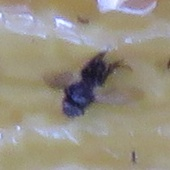
#> input picture olive_fly/IMG_0597 21 referencia.JPG, 170 x 170 px
$ python -i olive_fly_detector.py   (imports and definitions only)
#> lines starting #> are read from the running program, lines starting #| are printed output that depends on the picture; after the words box and inside, x2 and y2 are one past the last pixel; in counts of white or black regions, pixels touching at a corner belong together
#> further down, picture is the input picture: shape (170, 170, 3); mean B, G, R 129.4, 144.4, 151.2
import os
import glob

import cv2
import numpy as np
from skimage.measure import label
from skimage.feature import hog
from sklearn.ensemble import RandomForestClassifier
from sklearn.model_selection import train_test_split
from sklearn.metrics import classification_report, confusion_matrix
import joblib

_HERE = os.path.dirname(os.path.abspath(__file__))

POS_DIR = os.path.join(_HERE, "olive_fly")
NEG_DIR = os.path.join(_HERE, "not_olive_fly")
MODEL_PATH = os.path.join(_HERE, "olive_fly_model.joblib")

WORKING_SIZE = (160, 160)
HOG_CROP = (32, 32)
DECISION_THRESHOLD = 0.5

RANDOM_STATE = 42


def extract_foreground(img, kernel_size=9):
#> called with kernel_size = 9
    img_gray = cv2.cvtColor(img, cv2.COLOR_BGR2GRAY).astype(np.uint8)
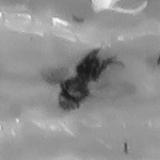
#> img_gray: shape (160, 160); min 22, max 247, mean 144.6

    _, img_bw = cv2.threshold(
        img_gray, -1, 255, cv2.THRESH_BINARY_INV + cv2.THRESH_OTSU
    )
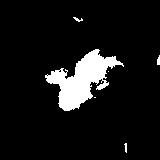
#> img_bw: shape (160, 160); 8.3% white; 6 white regions (2 under 20 px), largest, box (x1, y1, x2, y2) and area: (45, 49, 124, 111) 2063, (157, 55, 160, 65) 24, (73, 17, 83, 22) 23, (124, 143, 127, 153) 20

    kernel = np.ones((kernel_size, kernel_size))
    img_bw_cleaned = cv2.morphologyEx(img_bw, cv2.MORPH_CLOSE, kernel)
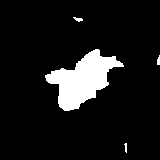
#> img_bw_cleaned: shape (160, 160); 9.3% white; 4 white regions, box (x1, y1, x2, y2) and area: (45, 49, 124, 111) 2316, (73, 17, 83, 22) 28, (157, 55, 160, 65) 24, (124, 143, 127, 153) 20

    labels = label(img_bw_cleaned)
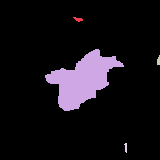
#> labels: shape (160, 160) int64; 5 distinct labels, from 0 to 4; one colour per label, 0 black
    label_of_largest_region = np.argmax(
        np.bincount(labels.flat, weights=img_bw_cleaned.flat)
    )
#> label_of_largest_region = 2
    largest_region = (labels == label_of_largest_region).astype(np.uint8)
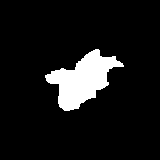
#> largest_region: shape (160, 160); values 0 (black) and 1 (white), 9% white; 1 white region
    return largest_region


def extract_features(img):
    img = cv2.resize(img, WORKING_SIZE, interpolation=cv2.INTER_LINEAR)
    mask = extract_foreground(img)
    gray = cv2.cvtColor(img, cv2.COLOR_BGR2GRAY)

    f = []
    contours, _ = cv2.findContours(
        mask, cv2.RETR_EXTERNAL, cv2.CHAIN_APPROX_SIMPLE
    )
#> contours = 1 contour; box (x1, y1, x2, y2) and area: (45, 49, 124, 111) 2200
    if contours:
        c = max(contours, key=cv2.contourArea)
#> c = contour of 107 points, box (x1, y1, x2, y2) (45, 49, 124, 111), area 2200
        area = cv2.contourArea(c)
#> area = 2200.5
        perimeter = cv2.arcLength(c, True)
#> perimeter = 254.3
        x, y, w, h = cv2.boundingRect(c)
#> x = 45; y = 49; w = 79; h = 62
        hull_area = cv2.contourArea(cv2.convexHull(c))
#> hull_area = 2805
        rect_area = w * h
#> rect_area = 4898
        aspect = w / h if h else 0.0
#> aspect = 1.27
        extent = area / rect_area if rect_area else 0.0
#> extent = 0.449
        solidity = area / hull_area if hull_area else 0.0
#> solidity = 0.784
        circularity = 4 * np.pi * area / (perimeter ** 2) if perimeter else 0.0
#> circularity = 0.428
        hu = cv2.HuMoments(cv2.moments(c)).flatten()
#> hu = [0.207, 0.0105, 0.000842, 4.18e-05, 4.49e-09, 3.59e-06, 6.43e-09]
        hu = -np.sign(hu) * np.log10(np.abs(hu) + 1e-30)
#> hu = [0.684, 1.98, 3.07, 4.38, 8.35, 5.44, 8.19]

        f += [
            area / 25600.0, perimeter / 160.0, aspect, extent, solidity,
            circularity, w / 160.0, h / 160.0, int(mask.sum()) / 25600.0,
        ]
#> f = [0.086, 1.59, 1.27, 0.449, 0.784, 0.428, 0.494, 0.388, 0.0905]
        f += list(hu)
#> f = [0.086, 1.59, 1.27, 0.449, 0.784, 0.428, 0.494, 0.388, 0.0905, 0.684, 1.98, 3.07, 4.38, 8.35, 5.44, 8.19]
        crop = cv2.resize(gray[y:y + h, x:x + w], HOG_CROP)
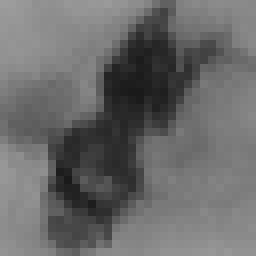
#> crop: shape (32, 32) (shown 8 times larger); min 25, max 157, mean 105.7
    else:
        f += [0.0] * 16
        crop = cv2.resize(gray, HOG_CROP)

    hsv = cv2.cvtColor(img, cv2.COLOR_BGR2HSV)
#> hsv: shape (160, 160, 3); mean H, S, V 45.3, 51.4, 155
    m = mask.astype(bool)
    if m.sum():
        for ch in range(3):
            vals = hsv[:, :, ch][m]
            f += [vals.mean() / 255.0, vals.std() / 255.0]
    else:
        f += [0.0] * 6

    f += list(hog(
        crop, orientations=8, pixels_per_cell=(16, 16),
        cells_per_block=(2, 2), feature_vector=True,
    ))
#> f = 54 values, max 8.35 at index 13, min 0.0268 at index 51, mean 0.822
    return np.asarray(f, dtype=np.float32)


# [78 lines left out: functions _augment, _list_images, _build, train, not called in this run]


_model = None


# [19 lines left out: functions _get_model, detect_olive_fly, not called in this run]


# [2 lines not run here, left out]

>>> import cv2
>>> picture = cv2.imread('olive_fly/IMG_0597 21 referencia.JPG')
>>> result = extract_features(picture)
#> result has the same summary as f in extract_features

$ run again, on olive_fly/IMG_0597 472 referencia.JPG
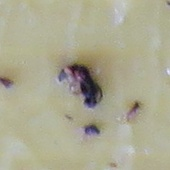
#> input picture olive_fly/IMG_0597 472 referencia.JPG, 170 x 170 px
#> picture is the input picture: shape (170, 170, 3); mean B, G, R 145.6, 169.1, 171.5
#> img_bw: shape (160, 160); 4.9% white; 8 white regions (3 under 20 px), largest, box (x1, y1, x2, y2) and area: (62, 57, 97, 101) 920, (79, 116, 94, 126) 118, (0, 72, 12, 82) 79, (55, 64, 64, 76) 60, (122, 96, 132, 107) 58
#> img_bw_cleaned: shape (160, 160); 5.5% white; 6 white regions (2 under 20 px), largest, box (x1, y1, x2, y2) and area: (55, 57, 97, 101) 1111, (79, 116, 94, 126) 122, (0, 72, 12, 82) 91, (122, 96, 132, 107) 61
#> in extract_foreground, `labels = label(img_bw_cleaned)`:
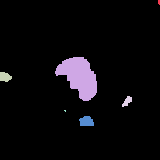
#> labels: shape (160, 160) int64; 7 distinct labels, from 0 to 6; one colour per label, 0 black
#> label_of_largest_region = 2
#> largest_region: shape (160, 160); values 0 (black) and 1 (white), 4.3% white; 1 white region
#> contours = 1 contour; box (x1, y1, x2, y2) and area: (55, 57, 97, 101) 1042
#> c = contour of 62 points, box (x1, y1, x2, y2) (55, 57, 97, 101), area 1042
#> area = 1041.5
#> perimeter = 150.7
#> x = 55; y = 57; w = 42; h = 44
#> hull_area = 1206.5
#> rect_area = 1848
#> aspect = 0.955
#> extent = 0.564
#> solidity = 0.863
#> circularity = 0.577
#> in extract_features, `hu = cv2.HuMoments(cv2.moments(c)).flatten()`: hu = [0.198, 0.00917, 0.00103, 6.6e-05, -1.49e-08, -4.61e-06, -8.58e-09]
#> in extract_features, `hu = -np.sign(hu) * np.log10(np.abs(hu) + 1e-30)`: hu = [0.703, 2.04, 2.99, 4.18, -7.83, -5.34, -8.07]
#> in extract_features, `f += [ area / 25600.0, perimeter / 160.0, aspect, extent, solidity, ci..`: f = [0.0407, 0.942, 0.955, 0.564, 0.863, 0.577, 0.263, 0.275, 0.0434]
#> in extract_features, `f += list(hu)`: f = [0.0407, 0.942, 0.955, 0.564, 0.863, 0.577, 0.263, 0.275, 0.0434, 0.703, 2.04, 2.99, 4.18, -7.83, -5.34, -8.07]
#> in extract_features, `crop = cv2.resize(gray[y:y + h, x:x + w], HOG_CROP)`:
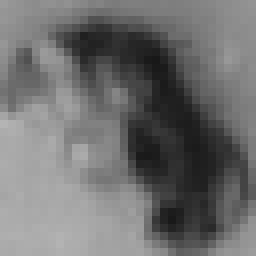
#> crop: shape (32, 32) (shown 8 times larger); min 24, max 180, mean 110.9
#> hsv: shape (160, 160, 3); mean H, S, V 34, 41.5, 172.1
#> in extract_features, `f += list(hog( crop, orientations=8, pixels_per_cell=(16, 16), cells_p..`: f = 54 values, max 4.18 at index 12, min -8.07 at index 15, mean -0.00451
#> result has the same summary as f in extract_features

$ run again, on olive_fly/IMG_0597 494 referencia.JPG
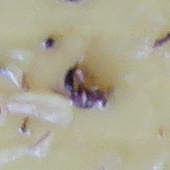
#> input picture olive_fly/IMG_0597 494 referencia.JPG, 170 x 170 px
#> picture is the input picture: shape (170, 170, 3); mean B, G, R 148.7, 169.4, 173.6
#> img_bw: shape (160, 160); 7.4% white; 8 white regions (3 under 20 px), largest, box (x1, y1, x2, y2) and area: (48, 56, 108, 103) 1568, (42, 33, 54, 46) 112, (145, 30, 160, 44) 99, (21, 70, 28, 85) 58, (20, 110, 27, 124) 53
#> img_bw_cleaned: shape (160, 160); 7.9% white; 8 white regions (3 under 20 px), largest, box (x1, y1, x2, y2) and area: (48, 56, 108, 103) 1669, (42, 33, 54, 46) 114, (145, 30, 160, 44) 104, (21, 70, 28, 85) 63, (20, 110, 27, 124) 53
#> in extract_foreground, `labels = label(img_bw_cleaned)`:
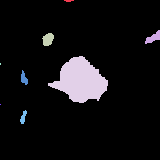
#> labels: shape (160, 160) int64; 9 distinct labels, from 0 to 8; one colour per label, 0 black
#> label_of_largest_region = 4
#> largest_region: shape (160, 160); values 0 (black) and 1 (white), 6.5% white; 1 white region
#> contours = 1 contour; box (x1, y1, x2, y2) and area: (48, 56, 108, 103) 1588
#> c = contour of 85 points, box (x1, y1, x2, y2) (48, 56, 108, 103), area 1588
#> area = 1587.5
#> perimeter = 183
#> x = 48; y = 56; w = 60; h = 47
#> hull_area = 1818
#> rect_area = 2820
#> aspect = 1.28
#> extent = 0.563
#> solidity = 0.873
#> circularity = 0.596
#> in extract_features, `hu = cv2.HuMoments(cv2.moments(c)).flatten()`: hu = [0.17, 0.00108, 0.000271, 1.67e-06, 3.46e-11, -2.08e-08, 8.28e-12]
#> in extract_features, `hu = -np.sign(hu) * np.log10(np.abs(hu) + 1e-30)`: hu = [0.769, 2.97, 3.57, 5.78, 10.46, -7.68, 11.08]
#> in extract_features, `f += [ area / 25600.0, perimeter / 160.0, aspect, extent, solidity, ci..`: f = [0.062, 1.14, 1.28, 0.563, 0.873, 0.596, 0.375, 0.294, 0.0652]
#> in extract_features, `f += list(hu)`: f = [0.062, 1.14, 1.28, 0.563, 0.873, 0.596, 0.375, 0.294, 0.0652, 0.769, 2.97, 3.57, 5.78, 10.46, -7.68, 11.08]
#> in extract_features, `crop = cv2.resize(gray[y:y + h, x:x + w], HOG_CROP)`:
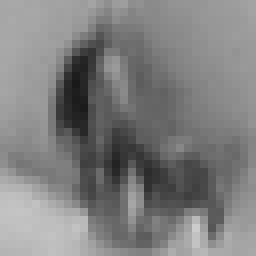
#> crop: shape (32, 32) (shown 8 times larger); min 25, max 204, mean 127.3
#> hsv: shape (160, 160, 3); mean H, S, V 36.5, 40.8, 174.4
#> in extract_features, `f += list(hog( crop, orientations=8, pixels_per_cell=(16, 16), cells_p..`: f = 54 values, max 11.08 at index 15, min -7.68 at index 14, mean 0.717
#> result has the same summary as f in extract_features

$ run again, on olive_fly/IMG_0597 572 referencia.JPG
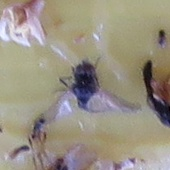
#> input picture olive_fly/IMG_0597 572 referencia.JPG, 170 x 170 px
#> picture is the input picture: shape (170, 170, 3); mean B, G, R 131.1, 146, 153.7
#> img_bw: shape (160, 160); 10.6% white; 23 white regions (14 under 20 px), largest, box (x1, y1, x2, y2) and area: (132, 56, 160, 120) 1101, (56, 57, 94, 103) 848, (29, 107, 44, 136) 220
#> img_bw_cleaned: shape (160, 160); 12.5% white; 11 white regions (4 under 20 px), largest, box (x1, y1, x2, y2) and area: (131, 56, 160, 120) 1143, (56, 57, 94, 103) 958, (12, 107, 64, 160) 769
#> in extract_foreground, `labels = label(img_bw_cleaned)`:
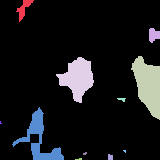
#> labels: shape (160, 160) int64; 12 distinct labels, from 0 to 11; one colour per label, 0 black
#> label_of_largest_region = 3
#> largest_region: shape (160, 160); values 0 (black) and 1 (white), 4.5% white; 1 white region
#> contours = 1 contour; box (x1, y1, x2, y2) and area: (131, 56, 160, 120) 1068
#> c = contour of 57 points, box (x1, y1, x2, y2) (131, 56, 160, 120), area 1068
#> area = 1068
#> perimeter = 162.1
#> x = 131; y = 56; w = 29; h = 64
#> hull_area = 1196.5
#> rect_area = 1856
#> aspect = 0.453
#> extent = 0.575
#> solidity = 0.893
#> circularity = 0.511
#> in extract_features, `hu = cv2.HuMoments(cv2.moments(c)).flatten()`: hu = [0.25, 0.033, 0.00123, 0.000273, 1.57e-07, 4.57e-05, -2.01e-08]
#> in extract_features, `hu = -np.sign(hu) * np.log10(np.abs(hu) + 1e-30)`: hu = [0.603, 1.48, 2.91, 3.56, 6.81, 4.34, -7.7]
#> in extract_features, `f += [ area / 25600.0, perimeter / 160.0, aspect, extent, solidity, ci..`: f = [0.0417, 1.01, 0.453, 0.575, 0.893, 0.511, 0.181, 0.4, 0.0446]
#> in extract_features, `f += list(hu)`: f = [0.0417, 1.01, 0.453, 0.575, 0.893, 0.511, 0.181, 0.4, 0.0446, 0.603, 1.48, 2.91, 3.56, 6.81, 4.34, -7.7]
#> in extract_features, `crop = cv2.resize(gray[y:y + h, x:x + w], HOG_CROP)`:
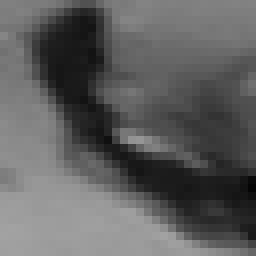
#> crop: shape (32, 32) (shown 8 times larger); min 5, max 162, mean 95.3
#> hsv: shape (160, 160, 3); mean H, S, V 49.9, 49.5, 156
#> in extract_features, `f += list(hog( crop, orientations=8, pixels_per_cell=(16, 16), cells_p..`: f = 54 values, max 6.81 at index 13, min -7.7 at index 15, mean 0.409
#> result has the same summary as f in extract_features
